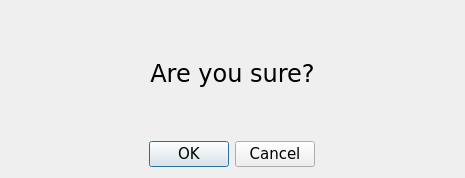
<?xml version="1.0" encoding="UTF-8"?>
<ui version="4.0">
 <class>Dialog</class>
 <widget class="QDialog" name="Dialog">
  <property name="geometry">
   <rect>
    <x>0</x>
    <y>0</y>
    <width>465</width>
    <height>178</height>
   </rect>
  </property>
  <property name="windowTitle">
   <string>Dialog</string>
  </property>
  <layout class="QVBoxLayout" name="verticalLayout_2">
   <item>
    <layout class="QVBoxLayout" name="verticalLayout">
     <item>
      <widget class="QLabel" name="messageLabel">
       <property name="font">
        <font>
         <family>Verdana</family>
         <pointsize>18</pointsize>
        </font>
       </property>
       <property name="text">
        <string>Are you sure?</string>
       </property>
       <property name="alignment">
        <set>Qt::AlignCenter</set>
       </property>
      </widget>
     </item>
     <item>
      <layout class="QHBoxLayout" name="buttonHLayout">
       <item alignment="Qt::AlignHCenter">
        <widget class="QDialogButtonBox" name="buttonDialog">
         <property name="font">
          <font>
           <family>Verdana</family>
           <pointsize>11</pointsize>
          </font>
         </property>
         <property name="orientation">
          <enum>Qt::Horizontal</enum>
         </property>
         <property name="standardButtons">
          <set>QDialogButtonBox::Cancel|QDialogButtonBox::Ok</set>
         </property>
        </widget>
       </item>
      </layout>
     </item>
    </layout>
   </item>
  </layout>
 </widget>
 <resources/>
 <connections>
  <connection>
   <sender>buttonDialog</sender>
   <signal>rejected()</signal>
   <receiver>Dialog</receiver>
   <slot>reject()</slot>
   <hints>
    <hint type="sourcelabel">
     <x>316</x>
     <y>260</y>
    </hint>
    <hint type="destinationlabel">
     <x>286</x>
     <y>274</y>
    </hint>
   </hints>
  </connection>
  <connection>
   <sender>buttonDialog</sender>
   <signal>accepted()</signal>
   <receiver>Dialog</receiver>
   <slot>accept()</slot>
   <hints>
    <hint type="sourcelabel">
     <x>248</x>
     <y>254</y>
    </hint>
    <hint type="destinationlabel">
     <x>157</x>
     <y>274</y>
    </hint>
   </hints>
  </connection>
 </connections>
</ui>
